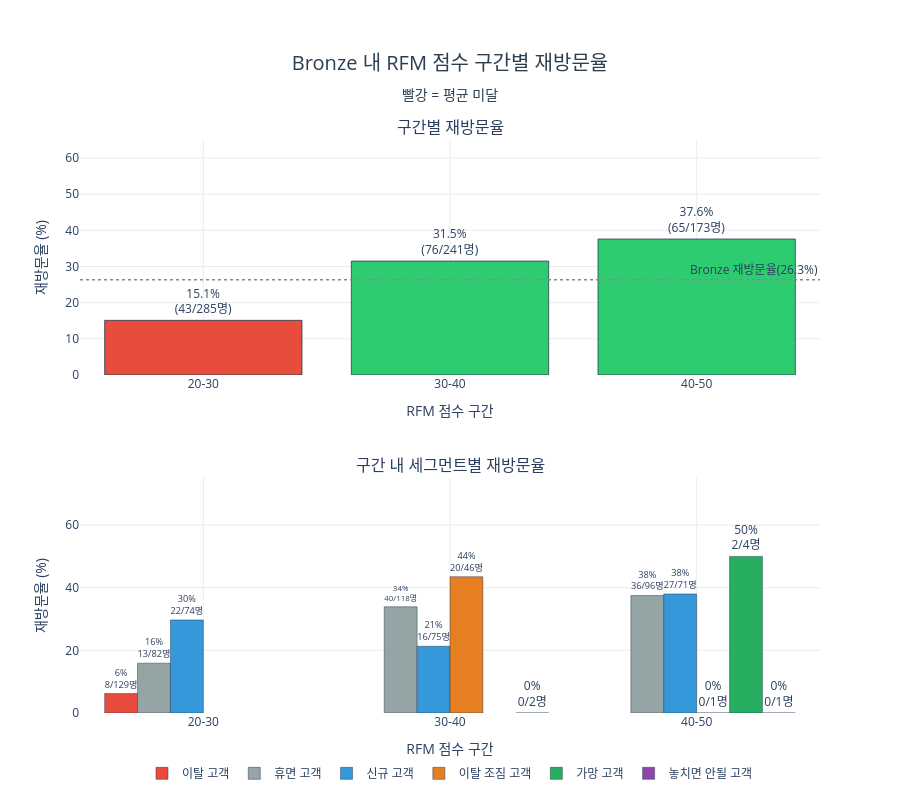

The notebook cell this image was saved under:
### Code cell
avg_rate = round(h41_data['재방문'].mean() * 100, 1)
colors_h41 = ['#e74c3c' if r < avg_rate else '#2ecc71' for r in h41_bin['재방문율']]

fig = make_subplots(
    rows=2, cols=1,
    subplot_titles=['구간별 재방문율', '구간 내 세그먼트별 재방문율'],
    vertical_spacing=0.18
)

fig.add_trace(go.Bar(
    x=h41_bin['점수구간'].astype(str),
    y=h41_bin['재방문율'],
    text=[
        f"{row['재방문율']:.1f}%<br>({int(row['재방문수'])}/{int(row['고객수'])}명)"
        for _, row in h41_bin.iterrows()
    ],
    textposition='outside',
    marker=dict(color=colors_h41, line=dict(color='#2c3e50', width=0.8)),
    showlegend=False,
), row=1, col=1)

seg_order = ['이탈 고객', '휴면 고객', '신규 고객', '이탈 조짐 고객', '가망 고객', '놓치면 안될 고객']
for seg in seg_order:
    sub = h41_seg[h41_seg['세그먼트'] == seg]
    if len(sub) == 0:
        continue
    fig.add_trace(go.Bar(
        x=sub['점수구간'].astype(str),
        y=sub['재방문율'],
        name=seg,
        marker=dict(color=seg_color.get(seg, '#cccccc'), line=dict(color='#2c3e50', width=0.5)),
        text=[f"{v:.0f}%<br>{n}/{t}명" for v, n, t in zip(sub['재방문율'], sub['재방문수'], sub['고객수'])],
        textposition='outside',
    ), row=2, col=1)

fig.add_hline(
    y=avg_rate,
    line_dash='dot', line_color='#7f8c8d', line_width=1.5,
    annotation_text=f'Bronze 재방문율({avg_rate}%)',
    annotation_position='top right',
    row=1, col=1
)

fig.update_layout(
    title=dict(
        text='Bronze 내 RFM 점수 구간별 재방문율<br><sub>빨강 = 평균 미달</sub>',
        font=dict(size=20, color='#2c3e50'), x=0.5, xanchor='center'
    ),
    barmode='group',
    plot_bgcolor='white',
    margin=dict(t=140),
    height=800,
    legend=dict(orientation='h', yanchor='top', y=-0.08, xanchor='center', x=0.5)
)
fig.update_xaxes(gridcolor='#ececec')
fig.update_yaxes(gridcolor='#ececec')
fig.update_xaxes(title_text='RFM 점수 구간', row=1, col=1)
fig.update_yaxes(title_text='재방문율 (%)', range=[0, 65], row=1, col=1)
fig.update_xaxes(title_text='RFM 점수 구간', row=2, col=1)
fig.update_yaxes(title_text='재방문율 (%)', range=[0, 75], row=2, col=1)
fig.show()

### Figure 1 — Plotly figure (JSON) as saved in the notebook; plotly's stock layout.template omitted (floating-point values rounded to 4 significant figures)
{"data": [{"marker": {"color": ["#e74c3c", "#2ecc71", "#2ecc71"], "line": {"color": "#2c3e50", "width": 0.8}}, "showlegend": false, "text": ["15.1%<br>(43/285명)", "31.5%<br>(76/241명)", "37.6%<br>(65/173명)"], "textposition": "outside", "type": "bar", "x": ["20-30", "30-40", "40-50"], "xaxis": "x", "y": [15.1, 31.5, 37.6], "yaxis": "y"}, {"marker": {"color": "#e74c3c", "line": {"color": "#2c3e50", "width": 0.5}}, "name": "이탈 고객", "text": ["6%<br>8/129명"], "textposition": "outside", "type": "bar", "x": ["20-30"], "xaxis": "x2", "y": [6.2], "yaxis": "y2"}, {"marker": {"color": "#95a5a6", "line": {"color": "#2c3e50", "width": 0.5}}, "name": "휴면 고객", "text": ["16%<br>13/82명", "34%<br>40/118명", "38%<br>36/96명"], "textposition": "outside", "type": "bar", "x": ["20-30", "30-40", "40-50"], "xaxis": "x2", "y": [15.9, 33.9, 37.5], "yaxis": "y2"}, {"marker": {"color": "#3498db", "line": {"color": "#2c3e50", "width": 0.5}}, "name": "신규 고객", "text": ["30%<br>22/74명", "21%<br>16/75명", "38%<br>27/71명"], "textposition": "outside", "type": "bar", "x": ["20-30", "30-40", "40-50"], "xaxis": "x2", "y": [29.7, 21.3, 38.0], "yaxis": "y2"}, {"marker": {"color": "#e67e22", "line": {"color": "#2c3e50", "width": 0.5}}, "name": "이탈 조짐 고객", "text": ["44%<br>20/46명", "0%<br>0/1명"], "textposition": "outside", "type": "bar", "x": ["30-40", "40-50"], "xaxis": "x2", "y": [43.5, 0.0], "yaxis": "y2"}, {"marker": {"color": "#27ae60", "line": {"color": "#2c3e50", "width": 0.5}}, "name": "가망 고객", "text": ["50%<br>2/4명"], "textposition": "outside", "type": "bar", "x": ["40-50"], "xaxis": "x2", "y": [50.0], "yaxis": "y2"}, {"marker": {"color": "#8e44ad", "line": {"color": "#2c3e50", "width": 0.5}}, "name": "놓치면 안될 고객", "text": ["0%<br>0/2명", "0%<br>0/1명"], "textposition": "outside", "type": "bar", "x": ["30-40", "40-50"], "xaxis": "x2", "y": [0.0, 0.0], "yaxis": "y2"}], "layout": {"annotations": [{"font": {"size": 16}, "showarrow": false, "text": "구간별 재방문율", "x": 0.5, "xanchor": "center", "xref": "paper", "y": 1, "yanchor": "bottom", "yref": "paper"}, {"font": {"size": 16}, "showarrow": false, "text": "구간 내 세그먼트별 재방문율", "x": 0.5, "xanchor": "center", "xref": "paper", "y": 0.41, "yanchor": "bottom", "yref": "paper"}, {"showarrow": false, "text": "Bronze 재방문율(26.3%)", "x": 1, "xanchor": "right", "xref": "x domain", "y": 26.3, "yanchor": "bottom", "yref": "y"}], "barmode": "group", "height": 800, "legend": {"orientation": "h", "x": 0.5, "xanchor": "center", "y": -0.08, "yanchor": "top"}, "margin": {"t": 140}, "plot_bgcolor": "white", "shapes": [{"line": {"color": "#7f8c8d", "dash": "dot", "width": 1.5}, "type": "line", "x0": 0, "x1": 1, "xref": "x domain", "y0": 26.3, "y1": 26.3, "yref": "y"}], "title": {"font": {"color": "#2c3e50", "size": 20}, "text": "Bronze 내 RFM 점수 구간별 재방문율<br><sub>빨강 = 평균 미달</sub>", "x": 0.5, "xanchor": "center"}, "xaxis": {"anchor": "y", "domain": [0, 1], "gridcolor": "#ececec", "title": {"text": "RFM 점수 구간"}}, "xaxis2": {"anchor": "y2", "domain": [0, 1], "gridcolor": "#ececec", "title": {"text": "RFM 점수 구간"}}, "yaxis": {"anchor": "x", "domain": [0.59, 1], "gridcolor": "#ececec", "range": [0, 65], "title": {"text": "재방문율 (%)"}}, "yaxis2": {"anchor": "x2", "domain": [0, 0.41], "gridcolor": "#ececec", "range": [0, 75], "title": {"text": "재방문율 (%)"}}}}
